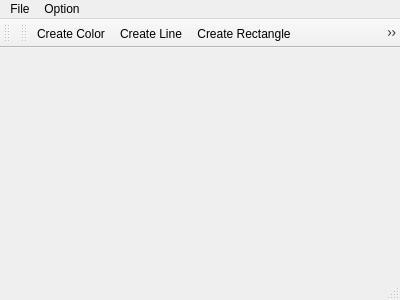
<?xml version="1.0" encoding="UTF-8"?>
<ui version="4.0">
 <class>MainWindow</class>
 <widget class="QMainWindow" name="MainWindow">
  <property name="geometry">
   <rect>
    <x>0</x>
    <y>0</y>
    <width>400</width>
    <height>300</height>
   </rect>
  </property>
  <property name="windowTitle">
   <string>Painter</string>
  </property>
  <widget class="QWidget" name="centralWidget"/>
  <widget class="QMenuBar" name="menuBar">
   <property name="geometry">
    <rect>
     <x>0</x>
     <y>0</y>
     <width>400</width>
     <height>26</height>
    </rect>
   </property>
   <widget class="QMenu" name="menuFile">
    <property name="title">
     <string>File</string>
    </property>
    <addaction name="actionCreate_Line"/>
    <addaction name="actionCreate_Rectangle"/>
    <addaction name="actionCreate_Ellipse"/>
    <addaction name="separator"/>
    <addaction name="actionCreate_Color"/>
   </widget>
   <widget class="QMenu" name="menuOption">
    <property name="title">
     <string>Option</string>
    </property>
    <addaction name="actionErase"/>
   </widget>
   <addaction name="menuFile"/>
   <addaction name="menuOption"/>
  </widget>
  <widget class="QToolBar" name="mainToolBar">
   <attribute name="toolBarArea">
    <enum>TopToolBarArea</enum>
   </attribute>
   <attribute name="toolBarBreak">
    <bool>false</bool>
   </attribute>
  </widget>
  <widget class="QStatusBar" name="statusBar"/>
  <widget class="QToolBar" name="toolBar">
   <property name="windowTitle">
    <string>toolBar</string>
   </property>
   <attribute name="toolBarArea">
    <enum>TopToolBarArea</enum>
   </attribute>
   <attribute name="toolBarBreak">
    <bool>false</bool>
   </attribute>
   <addaction name="actionCreate_Color"/>
   <addaction name="actionCreate_Line"/>
   <addaction name="actionCreate_Rectangle"/>
   <addaction name="actionCreate_Ellipse"/>
   <addaction name="actionErase"/>
  </widget>
  <action name="actionCreate_Line">
   <property name="checkable">
    <bool>true</bool>
   </property>
   <property name="icon">
    <iconset resource="img/picture.qrc">
     <normaloff>:/new/picture/line11.png</normaloff>:/new/picture/line11.png</iconset>
   </property>
   <property name="text">
    <string>Create Line</string>
   </property>
  </action>
  <action name="actionCreate_Rectangle">
   <property name="checkable">
    <bool>true</bool>
   </property>
   <property name="icon">
    <iconset resource="img/picture.qrc">
     <normaloff>:/new/picture/rectangle11.jpg</normaloff>:/new/picture/rectangle11.jpg</iconset>
   </property>
   <property name="text">
    <string>Create Rectangle</string>
   </property>
  </action>
  <action name="actionCreate_Ellipse">
   <property name="checkable">
    <bool>true</bool>
   </property>
   <property name="icon">
    <iconset resource="img/picture.qrc">
     <normaloff>:/new/picture/ellipse11.gif</normaloff>:/new/picture/ellipse11.gif</iconset>
   </property>
   <property name="text">
    <string>Create Ellipse</string>
   </property>
  </action>
  <action name="actionCreate_Color">
   <property name="checkable">
    <bool>true</bool>
   </property>
   <property name="icon">
    <iconset resource="img/picture.qrc">
     <normaloff>:/new/picture/palitra.jpg</normaloff>:/new/picture/palitra.jpg</iconset>
   </property>
   <property name="text">
    <string>Create Color</string>
   </property>
  </action>
  <action name="actionErase">
   <property name="checkable">
    <bool>true</bool>
   </property>
   <property name="icon">
    <iconset resource="img/picture.qrc">
     <normaloff>:/new/picture/stirka.jpg</normaloff>:/new/picture/stirka.jpg</iconset>
   </property>
   <property name="text">
    <string>Clear</string>
   </property>
  </action>
 </widget>
 <layoutdefault spacing="6" margin="11"/>
 <resources>
  <include location="img/picture.qrc"/>
 </resources>
 <connections/>
</ui>
